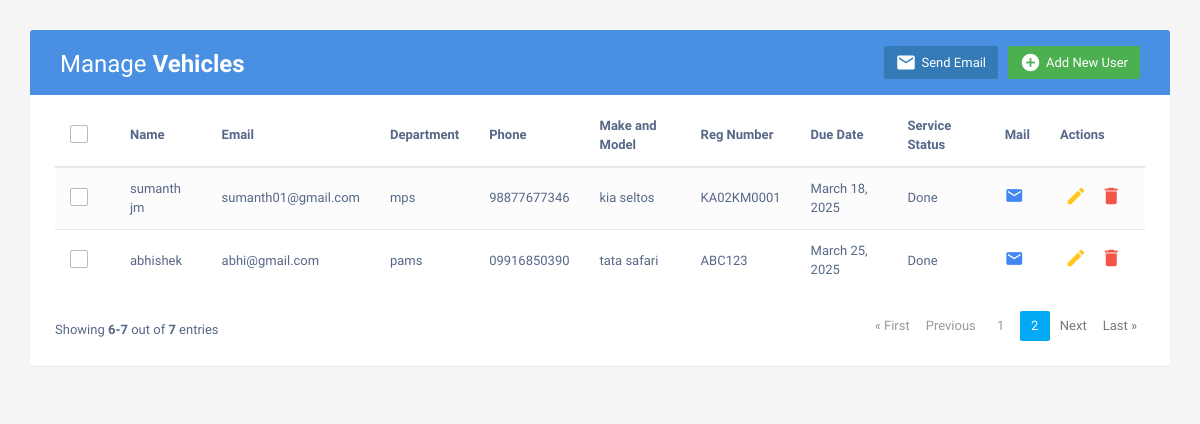
The app's page /user/?page=2 (signed in), older data.
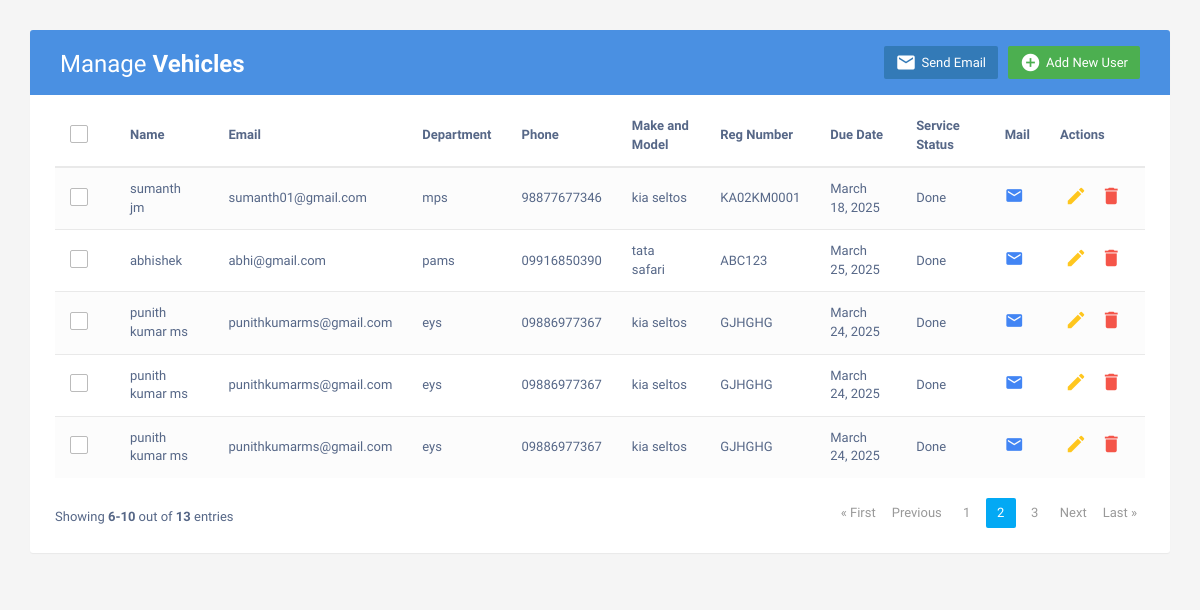
The same page, newer data.
### newapp/models.py (models this page shows, shortened)
class Employee(models.Model):
    name = models.CharField(max_length=100)
    email = models.EmailField()
    address = models.TextField(max_length=50)
    phone = models.CharField(max_length=15)
    vehicle_type = models.CharField(max_length=50)
    reg_number = models.CharField(max_length=50, null=True, blank=True)  # Allows NULL values
    due_date = models.DateField(null=True, blank=True)
    service_status = models.CharField(max_length=50)

### newapp/views.py (the view)
# urls.py: path('user/', user, name='user'),
@login_required
def user(request):
    service = Employee.objects.all()
    paginator = Paginator(service, 5)  # Show 5 entries per page
    page_number = request.GET.get('page', 1)
    page_obj = paginator.get_page(page_number)
    context = {
        'page_obj': page_obj,  # Use page_obj instead of service for pagination
    }
    return render(request, 'user.html', context)

### newapp/templates/user.html (shortened to what this page needs)
<!DOCTYPE html>
<html lang="en">
<head>
<link rel="stylesheet" href="https://maxcdn.bootstrapcdn.com/font-awesome/4.7.0/css/font-awesome.min.css">
<link rel="stylesheet" href="https://maxcdn.bootstrapcdn.com/bootstrap/3.3.7/css/bootstrap.min.css">
</head>
<body>
    <div class="container">
        <div class="table-wrapper">
            <div class="table-title">
                <div class="row">
                    <div class="col-sm-6">
                        <h2>Manage <b>Vehicles</b></h2>
                    </div>
                    <div class="col-sm-6">
                        <a href="#addEmployeeModal" class="btn" style="background-color: #4caf50; color: white;" data-toggle="modal">
                            <i class="material-icons"></i> <span>Add New User</span>
                        </a>
                        <button id="sendAlertBtn" class="btn btn-primary" data-toggle="modal">
                            <i class="material-icons"></i>
                            <span>Send Email</span>
                        </button>
                    </div>
                </div>
            </div>
            <table class="table table-striped table-hover">
                <thead>
                    <tr>
                        <th>
                            <span class="custom-checkbox">
                                <label for="selectAll"></label>
                            </span>
                        </th>
                        <th>Name</th>
                        <th>Email</th>
                        <th>Department</th>
                        <th>Phone</th>
                        <th>Make and Model</th>
                        <th>Reg Number</th>
                        <th>Due Date</th>
                        <th>Service Status</th>
                        <th>Mail</th>
                        <th>Actions</th>
                    </tr>
                </thead>
                <tbody>
                    {% for i in page_obj %}
                    <tr>
                        <td>
                            <span class="custom-checkbox">
                                <label for="checkbox{{ forloop.counter }}"></label>
                            </span>
                        </td>
                        <td>{{ i.name }}</td>
                        <td>{{ i.email }}</td>
                        <td>{{ i.address }}</td>
                        <td>{{ i.phone }}</td>
                        <td>{{ i.vehicle_type }}</td>
                        <td>{{ i.reg_number }}</td>
                        <td>{{ i.due_date }}</td>
                        <td>{{ i.service_status }}</td>
                        <td>
                            <a href="#composeEmailModal-{{forloop.counter}}" class="email" data-toggle="modal"><i class="material-icons" data-toggle="tooltip" title="Send Email"></i></a>
                        </td>
                        <td>
                            <a href="#editEmployeeModal-{{forloop.counter}}" class="edit" data-toggle="modal"><i class="material-icons" data-toggle="tooltip" title="Edit"></i></a>
                            <a href="#deleteEmployeeModal-{{forloop.counter}}" class="delete" data-toggle="modal"><i class="material-icons" data-toggle="tooltip" title="Delete"></i></a>
                        </td>
                    </tr>
                    {% empty %}
                    <tr>
                        <td colspan="11">No records found.</td>
                    </tr>
                    {% endfor %}
                </tbody>
            </table>
            <div class="clearfix">
                <div class="hint-text">
                    Showing <b>{{ page_obj.start_index }}-{{ page_obj.end_index }}</b> out of <b>{{ page_obj.paginator.count }}</b> entries
                </div>
                <ul class="pagination">
                    {% if page_obj.has_previous %}
                        <li class="page-item"><a href="?page=1" class="page-link">« First</a></li>
                        <li class="page-item"><a href="?page={{ page_obj.previous_page_number }}" class="page-link">Previous</a></li>
                    {% else %}
                        <li class="page-item disabled"><a href="#" class="page-link">« First</a></li>
                        <li class="page-item disabled"><a href="#" class="page-link">Previous</a></li>
                    {% endif %}
                    {% for num in page_obj.paginator.page_range %}
                        {% if page_obj.number == num %}
                            <li class="page-item active"><a href="#" class="page-link">{{ num }}</a></li>
                        {% elif num > page_obj.number|add:-3 and num < page_obj.number|add:3 %}
                            <li class="page-item"><a href="?page={{ num }}" class="page-link">{{ num }}</a></li>
                        {% endif %}
                    {% endfor %}
                    {% if page_obj.has_next %}
                        <li class="page-item"><a href="?page={{ page_obj.next_page_number }}" class="page-link">Next</a></li>
                        <li class="page-item"><a href="?page={{ page_obj.paginator.num_pages }}" class="page-link">Last »</a></li>
                    {% else %}
                        <li class="page-item disabled"><a href="#" class="page-link">Next</a></li>
                        <li class="page-item disabled"><a href="#" class="page-link">Last »</a></li>
                    {% endif %}
                </ul>
            </div>
        </div>
    </div>
</body>
</html>

### newapp/templates/user.html (style rules this page uses)
body { color: #566787; background: #f5f5f5; font-family: 'Varela Round', sans-serif; font-size: 13px; }
.table-wrapper { background: #fff; padding: 20px 25px; margin: 30px 0; border-radius: 3px; box-shadow: 0 1px 1px rgba(0,0,0,.05); }
.table-title { padding-bottom: 15px; background:#4a90e2; color: #fff; padding: 16px 30px; margin: -20px -25px 10px; border-radius: 3px 3px 0 0; }
.table-title h2 { margin: 5px 0 0; font-size: 24px; }
.table-title .btn { color: #fff; float: right; font-size: 13px; border: none; min-width: 50px; border-radius: 2px; border: none; outline: none !important; margin-left: 10px; }
.table-title .btn i { float: left; font-size: 21px; margin-right: 5px; }
.table-title .btn span { float: left; margin-top: 2px; }
table.table tr th, table.table tr td { border-color: #e9e9e9; padding: 12px 15px; vertical-align: middle; }
table.table tr th:first-child { width: 60px; }
table.table tr th:last-child { width: 100px; }
table.table-striped tbody tr:nth-of-type(odd) { background-color: #fcfcfc; }
table.table td:last-child i { opacity: 0.9; font-size: 22px; margin: 0 5px; }
table.table td a { font-weight: bold; color: #566787; display: inline-block; text-decoration: none; outline: none !important; }
table.table td a.edit { color: #FFC107; }
table.table td a.delete { color: #F44336; }
table.table td a.email { color: #4285F4; }
table.table td i { font-size: 19px; }
.pagination { float: right; margin: 0 0 5px; }
.pagination li a { border: none; font-size: 13px; min-width: 30px; min-height: 30px; color: #999; margin: 0 2px; line-height: 30px; border-radius: 2px !important; text-align: center; padding: 0 6px; }
.pagination li.active a, .pagination li.active a.page-link { background: #03A9F4; }
.hint-text { float: left; margin-top: 10px; font-size: 13px; }
.custom-checkbox { position: relative; }
.custom-checkbox label:before { width: 18px; height: 18px; }
.custom-checkbox label:before { content: ''; margin-right: 10px; display: inline-block; vertical-align: text-top; background: white; border: 1px solid #bbb; border-radius: 2px; box-sizing: border-box; z-index: 2; }

Row changes from the older to the newer data that the page shows:
added Employee: name "punith kumar ms", email "punithkumarms@gmail.com", address "eys", phone "09886977367", vehicle_type "kia seltos", reg_number "GJHGHG", due_date "March 24, 2025", service_status "Done"
added Employee: name "punith kumar ms", email "punithkumarms@gmail.com", address "eys", phone "09886977367", vehicle_type "kia seltos", reg_number "GJHGHG", due_date "March 24, 2025", service_status "Done"
added Employee: name "punith kumar ms", email "punithkumarms@gmail.com", address "eys", phone "09886977367", vehicle_type "kia seltos", reg_number "GJHGHG", due_date "March 24, 2025", service_status "Done"
Text that changed along with them:
{{ page_obj.end_index }}: "7" → "10"
{{ page_obj.paginator.count }}: "7" → "13"
new list line: "3"
